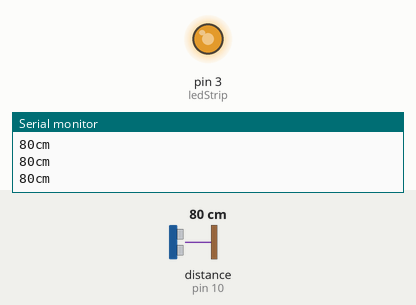
Recording of a sketch running on a simulated Arduino Uno, built with avr-gcc and run on an emulated ATmega328P. Shown: output pins drawn as LEDs (lit = HIGH), the last lines printed to the serial monitor. Wiring (inferred from the names in the program): ultrasonic range finder: trigger pin 10; echo pin 10. The inputs (shaded band) are chosen by the test bench; at power-on: distance to the obstacle (sensor on pin 10) 80 cm. The echo pulse lasts 58.3 µs per cm.

Above: at 1.2 s.
1.3 s: distance to the obstacle (sensor on pin 10) set to 2 cm
At 2.3 s:
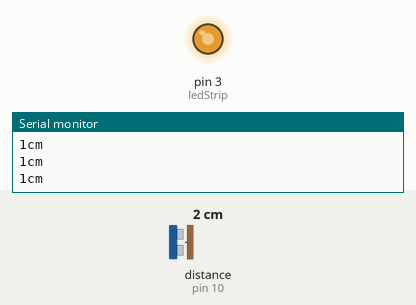
2.8 s: distance to the obstacle (sensor on pin 10) set to 18 cm
At 3.3 s:
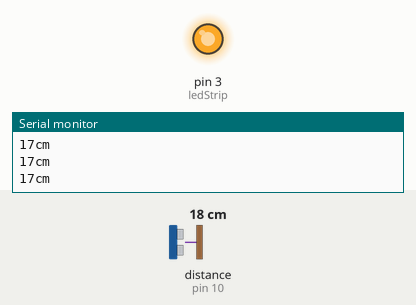
4.3 s: distance to the obstacle (sensor on pin 10) set to 21 cm
At 5.3 s:
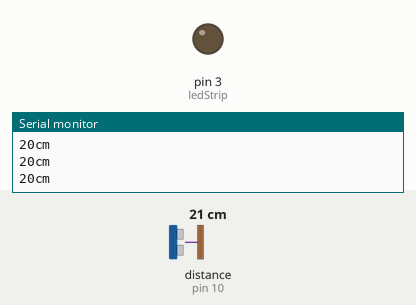
5.8 s: distance to the obstacle (sensor on pin 10) set to 35 cm
At 6.3 s:
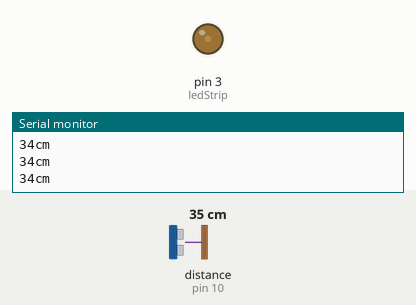
7.3 s: distance to the obstacle (sensor on pin 10) set to 60 cm
At 8.0 s:
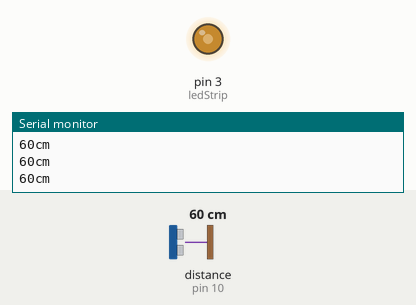
8.8 s: distance to the obstacle (sensor on pin 10) set to 120 cm
At 9.3 s:
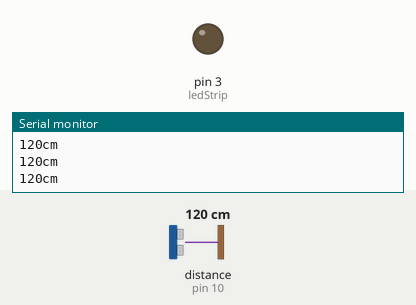
Timing chart, 0 to 11.3 s (numbered marks = the images above; inputs shaded):
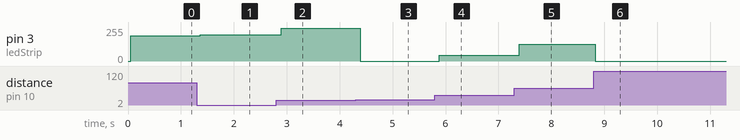

The sketch:

THE_APPARITION_-_midterm_.ino
```cpp
int trigPin = 10;
int ledStrip = 3;

 int  brightness, brightness2 ;

void setup()

  {
         Serial.begin(9600);
   }

void loop()
 {

   long duration, inches, cm, cm2;


     pinMode(trigPin, OUTPUT);
     digitalWrite(trigPin, LOW);
     delayMicroseconds(5);
     digitalWrite(trigPin, HIGH);
     delayMicroseconds(5);
     digitalWrite(trigPin, LOW);

  // The same pin is used to read the signal from the PING))): a HIGH
  // pulse whose duration is the time (in microseconds) from the sending
  // of the ping to the reception of its echo off of an object.

     pinMode(trigPin, INPUT);
    duration = pulseIn(trigPin, HIGH);

  // convert the time into a distance
     inches = microsecondsToInches(duration);
     cm = microsecondsToCentimeters(duration);


  if (cm<100) {

  cm2 = 100 - cm;
 brightness2 = map(cm , 20, 100, 0, 255);

delay(50);
  analogWrite(ledStrip, brightness2);  // Writes the fadeValue to pin 9
  //digitalWrite(ledPin, HIGH);
  //delay(5);
  //digitalWrite(ledPin, LOW);
  //delay(5);
 }
 else
 {
   analogWrite(ledStrip, 0);

 }


    //Serial.print(inches);
    //Serial.print("in, ");
    Serial.print(cm);
    Serial.print("cm");
    //Serial.println();
    //Serial.print("Centi 2  :");
    //Serial.print(  brightness2 );

   Serial.println();
//-------------End-Debugging------------------------------//


  delay(10);  // Short Delay allows for smoother fading

 }  //End Loop


//-------------Functions-------------------------------//
long microsecondsToInches(long microseconds)
 {
   // According to Parallax's datasheet for the PING))), there are
   // 73.746 microseconds per inch (i.e. sound travels at 1130 feet per
   // second).  This gives the distance travelled by the ping, outbound
   // and return, so we divide by 2 to get the distance of the obstacle.
   // See: http://www.parallax.com/dl/docs/prod/acc/28015-PING-v1.3.pdf
   return microseconds / 74 / 2;
 }

long microsecondsToCentimeters(long microseconds)
 {
   // The speed of sound is 340 m/s or 29 microseconds per centimeter.
   // The ping travels out and back, so to find the distance of the
   // object we take half of the distance travelled.
   return microseconds / 29 / 2;
 }
```

Measured:
- the behaviour switches between 20 and 21 cm on distance to the obstacle (sensor on pin 10) (found by bisection; images 2 and 3)
- after the input at 1.3 s, pin 3 (ledStrip): 191/255 → 196/255 after 0.07 s
- after the input at 2.8 s, pin 3 (ledStrip): 196/255 → 247/255 after 0.09 s
- after the input at 4.3 s, pin 3 (ledStrip): 247/255 → 0/255 after 0.08 s
- after the input at 5.8 s, pin 3 (ledStrip): 0/255 → 44/255 after 0.08 s
- after the input at 7.3 s, pin 3 (ledStrip): 44/255 → 127/255 after 0.10 s
- after the input at 8.8 s, pin 3 (ledStrip): 127/255 → 0/255 at once
